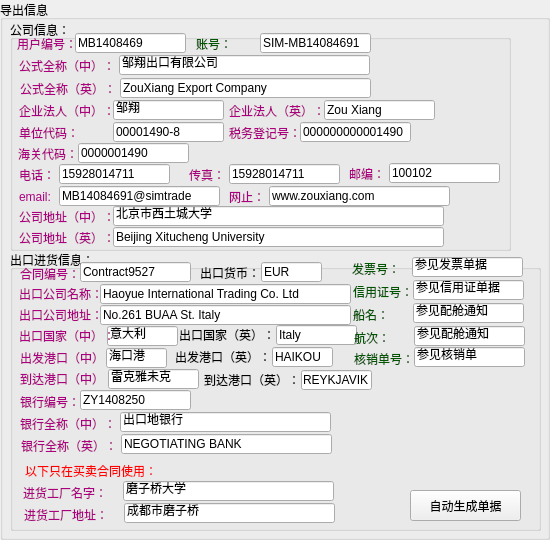
    <widget class="QGroupBox" name="groupBox_8">
     <property name="minimumSize">
      <size>
       <width>530</width>
       <height>0</height>
      </size>
     </property>
     <property name="title">
      <string>导出信息</string>
     </property>
     <widget class="QGroupBox" name="groupBox_6">
      <property name="geometry">
       <rect>
        <x>10</x>
        <y>20</y>
        <width>501</width>
        <height>231</height>
       </rect>
      </property>
      <property name="title">
       <string>公司信息：</string>
      </property>
      <widget class="QLineEdit" name="c14">
       <property name="geometry">
        <rect>
         <x>103</x>
         <y>186</y>
         <width>331</width>
         <height>20</height>
        </rect>
       </property>
       <property name="text">
        <string>北京市西土城大学</string>
       </property>
      </widget>
      <widget class="QLineEdit" name="c3">
       <property name="geometry">
        <rect>
         <x>110</x>
         <y>58</y>
         <width>251</width>
         <height>20</height>
        </rect>
       </property>
       <property name="text">
        <string>ZouXiang Export Company</string>
       </property>
      </widget>
      <widget class="QLabel" name="label_90">
       <property name="geometry">
        <rect>
         <x>219</x>
         <y>85</y>
         <width>96</width>
         <height>12</height>
        </rect>
       </property>
       <property name="styleSheet">
        <string notr="true">color: rgb(170, 0, 127);</string>
       </property>
       <property name="text">
        <string>企业法人（英）：</string>
       </property>
      </widget>
      <widget class="QLabel" name="label_93">
       <property name="geometry">
        <rect>
         <x>9</x>
         <y>107</y>
         <width>60</width>
         <height>12</height>
        </rect>
       </property>
       <property name="styleSheet">
        <string notr="true">color: rgb(170, 0, 127);</string>
       </property>
       <property name="text">
        <string>单位代码：</string>
       </property>
      </widget>
      <widget class="QLabel" name="label_99">
       <property name="geometry">
        <rect>
         <x>219</x>
         <y>171</y>
         <width>36</width>
         <height>12</height>
        </rect>
       </property>
       <property name="styleSheet">
        <string notr="true">color: rgb(170, 0, 127);</string>
       </property>
       <property name="text">
        <string>网止：</string>
       </property>
      </widget>
      <widget class="QLineEdit" name="c2">
       <property name="geometry">
        <rect>
         <x>109</x>
         <y>35</y>
         <width>251</width>
         <height>20</height>
        </rect>
       </property>
       <property name="text">
        <string>邹翔出口有限公司</string>
       </property>
      </widget>
      <widget class="QLabel" name="label_94">
       <property name="geometry">
        <rect>
         <x>8</x>
         <y>128</y>
         <width>60</width>
         <height>12</height>
        </rect>
       </property>
       <property name="styleSheet">
        <string notr="true">color: rgb(170, 0, 127);</string>
       </property>
       <property name="text">
        <string>海关代码：</string>
       </property>
      </widget>
      <widget class="QLineEdit" name="c12">
       <property name="geometry">
        <rect>
         <x>49</x>
         <y>166</y>
         <width>161</width>
         <height>20</height>
        </rect>
       </property>
       <property name="text">
        <string>MB14084691@simtrade</string>
       </property>
      </widget>
      <widget class="QLineEdit" name="c1">
       <property name="geometry">
        <rect>
         <x>250</x>
         <y>13</y>
         <width>111</width>
         <height>20</height>
        </rect>
       </property>
       <property name="text">
        <string>SIM-MB14084691</string>
       </property>
      </widget>
      <widget class="QLabel" name="label_86">
       <property name="geometry">
        <rect>
         <x>7</x>
         <y>18</y>
         <width>60</width>
         <height>12</height>
        </rect>
       </property>
       <property name="styleSheet">
        <string notr="true">color: rgb(170, 0, 127);</string>
       </property>
       <property name="text">
        <string>用户编号：</string>
       </property>
      </widget>
      <widget class="QLineEdit" name="c7">
       <property name="geometry">
        <rect>
         <x>290</x>
         <y>102</y>
         <width>111</width>
         <height>20</height>
        </rect>
       </property>
       <property name="text">
        <string>000000000001490</string>
       </property>
      </widget>
      <widget class="QLabel" name="label_95">
       <property name="geometry">
        <rect>
         <x>179</x>
         <y>149</y>
         <width>36</width>
         <height>12</height>
        </rect>
       </property>
       <property name="styleSheet">
        <string notr="true">color: rgb(170, 0, 127);</string>
       </property>
       <property name="text">
        <string>传真：</string>
       </property>
      </widget>
      <widget class="QLabel" name="label_97">
       <property name="geometry">
        <rect>
         <x>339</x>
         <y>148</y>
         <width>36</width>
         <height>12</height>
        </rect>
       </property>
       <property name="styleSheet">
        <string notr="true">color: rgb(170, 0, 127);</string>
       </property>
       <property name="text">
        <string>邮编：</string>
       </property>
      </widget>
      <widget class="QLineEdit" name="c10">
       <property name="geometry">
        <rect>
         <x>219</x>
         <y>144</y>
         <width>111</width>
         <height>20</height>
        </rect>
       </property>
       <property name="text">
        <string>15928014711</string>
       </property>
      </widget>
      <widget class="QLabel" name="label_98">
       <property name="geometry">
        <rect>
         <x>9</x>
         <y>171</y>
         <width>36</width>
         <height>12</height>
        </rect>
       </property>
       <property name="styleSheet">
        <string notr="true">color: rgb(170, 0, 127);</string>
       </property>
       <property name="text">
        <string>email:</string>
       </property>
      </widget>
      <widget class="QLineEdit" name="c15">
       <property name="geometry">
        <rect>
         <x>103</x>
         <y>207</y>
         <width>331</width>
         <height>20</height>
        </rect>
       </property>
       <property name="text">
        <string>Beijing Xitucheng University</string>
       </property>
      </widget>
      <widget class="QLineEdit" name="c6">
       <property name="geometry">
        <rect>
         <x>103</x>
         <y>102</y>
         <width>111</width>
         <height>20</height>
        </rect>
       </property>
       <property name="text">
        <string>00001490-8</string>
       </property>
      </widget>
      <widget class="QLineEdit" name="c9">
       <property name="geometry">
        <rect>
         <x>49</x>
         <y>144</y>
         <width>111</width>
         <height>20</height>
        </rect>
       </property>
       <property name="text">
        <string>15928014711</string>
       </property>
      </widget>
      <widget class="QLabel" name="label_101">
       <property name="geometry">
        <rect>
         <x>9</x>
         <y>212</y>
         <width>96</width>
         <height>12</height>
        </rect>
       </property>
       <property name="styleSheet">
        <string notr="true">color: rgb(170, 0, 127);</string>
       </property>
       <property name="text">
        <string>公司地址（英）：</string>
       </property>
      </widget>
      <widget class="QLabel" name="label_89">
       <property name="geometry">
        <rect>
         <x>10</x>
         <y>63</y>
         <width>96</width>
         <height>12</height>
        </rect>
       </property>
       <property name="styleSheet">
        <string notr="true">color: rgb(170, 0, 127);</string>
       </property>
       <property name="text">
        <string>公式全称（英）：</string>
       </property>
      </widget>
      <widget class="QLineEdit" name="c4">
       <property name="geometry">
        <rect>
         <x>103</x>
         <y>80</y>
         <width>111</width>
         <height>20</height>
        </rect>
       </property>
       <property name="text">
        <string>邹翔</string>
       </property>
      </widget>
      <widget class="QLabel" name="label_100">
       <property name="geometry">
        <rect>
         <x>9</x>
         <y>191</y>
         <width>96</width>
         <height>12</height>
        </rect>
       </property>
       <property name="styleSheet">
        <string notr="true">color: rgb(170, 0, 127);</string>
       </property>
       <property name="text">
        <string>公司地址（中）：</string>
       </property>
      </widget>
      <widget class="QLineEdit" name="c13">
       <property name="geometry">
        <rect>
         <x>259</x>
         <y>166</y>
         <width>181</width>
         <height>20</height>
        </rect>
       </property>
       <property name="text">
        <string>www.zouxiang.com</string>
       </property>
      </widget>
      <widget class="QLineEdit" name="c0">
       <property name="geometry">
        <rect>
         <x>65</x>
         <y>13</y>
         <width>111</width>
         <height>20</height>
        </rect>
       </property>
       <property name="text">
        <string>MB1408469</string>
       </property>
      </widget>
      <widget class="QLineEdit" name="c8">
       <property name="geometry">
        <rect>
         <x>68</x>
         <y>123</y>
         <width>111</width>
         <height>20</height>
        </rect>
       </property>
       <property name="text">
        <string>0000001490</string>
       </property>
      </widget>
      <widget class="QLabel" name="label_91">
       <property name="geometry">
        <rect>
         <x>9</x>
         <y>85</y>
         <width>96</width>
         <height>12</height>
        </rect>
       </property>
       <property name="styleSheet">
        <string notr="true">color: rgb(170, 0, 127);</string>
       </property>
       <property name="text">
        <string>企业法人（中）：</string>
       </property>
      </widget>
      <widget class="QLabel" name="label_96">
       <property name="geometry">
        <rect>
         <x>9</x>
         <y>149</y>
         <width>36</width>
         <height>12</height>
        </rect>
       </property>
       <property name="styleSheet">
        <string notr="true">color: rgb(170, 0, 127);</string>
       </property>
       <property name="text">
        <string>电话：</string>
       </property>
      </widget>
      <widget class="QLineEdit" name="c5">
       <property name="geometry">
        <rect>
         <x>314</x>
         <y>80</y>
         <width>111</width>
         <height>20</height>
        </rect>
       </property>
       <property name="text">
        <string>Zou Xiang</string>
       </property>
      </widget>
      <widget class="QLineEdit" name="c11">
       <property name="geometry">
        <rect>
         <x>379</x>
         <y>143</y>
         <width>111</width>
         <height>20</height>
        </rect>
       </property>
       <property name="text">
        <string>100102</string>
       </property>
      </widget>
      <widget class="QLabel" name="label_87">
       <property name="geometry">
        <rect>
         <x>186</x>
         <y>18</y>
         <width>36</width>
         <height>12</height>
        </rect>
       </property>
       <property name="styleSheet">
        <string notr="true">color: rgb(0, 85, 0)</string>
       </property>
       <property name="text">
        <string>账号：</string>
       </property>
      </widget>
      <widget class="QLabel" name="label_88">
       <property name="geometry">
        <rect>
         <x>9</x>
         <y>40</y>
         <width>96</width>
         <height>12</height>
        </rect>
       </property>
       <property name="styleSheet">
        <string notr="true">color: rgb(170, 0, 127);</string>
       </property>
       <property name="text">
        <string>公式全称（中）：</string>
       </property>
      </widget>
      <widget class="QLabel" name="label_92">
       <property name="geometry">
        <rect>
         <x>219</x>
         <y>107</y>
         <width>72</width>
         <height>12</height>
        </rect>
       </property>
       <property name="styleSheet">
        <string notr="true">color: rgb(170, 0, 127);</string>
       </property>
       <property name="text">
        <string>税务登记号：</string>
       </property>
      </widget>
     </widget>
     <widget class="QGroupBox" name="groupBox_7">
      <property name="geometry">
       <rect>
        <x>10</x>
        <y>250</y>
        <width>531</width>
        <height>281</height>
       </rect>
      </property>
      <property name="title">
       <string>出口进货信息：</string>
      </property>
      <widget class="QLabel" name="label_102">
       <property name="geometry">
        <rect>
         <x>9</x>
         <y>38</y>
         <width>84</width>
         <height>12</height>
        </rect>
       </property>
       <property name="styleSheet">
        <string notr="true">color: rgb(170, 0, 127);</string>
       </property>
       <property name="text">
        <string>出口公司名称：</string>
       </property>
      </widget>
      <widget class="QLineEdit" name="e2">
       <property name="geometry">
        <rect>
         <x>90</x>
         <y>34</y>
         <width>251</width>
         <height>20</height>
        </rect>
       </property>
       <property name="text">
        <string>Haoyue International Trading Co. Ltd</string>
       </property>
      </widget>
      <widget class="QLineEdit" name="e0">
       <property name="geometry">
        <rect>
         <x>70</x>
         <y>12</y>
         <width>111</width>
         <height>20</height>
        </rect>
       </property>
       <property name="text">
        <string>Contract9527</string>
       </property>
      </widget>
      <widget class="QLabel" name="label_103">
       <property name="geometry">
        <rect>
         <x>10</x>
         <y>18</y>
         <width>60</width>
         <height>12</height>
        </rect>
       </property>
       <property name="styleSheet">
        <string notr="true">color: rgb(170, 0, 127);</string>
       </property>
       <property name="text">
        <string>合同编号：</string>
       </property>
      </widget>
      <widget class="QLineEdit" name="e4">
       <property name="geometry">
        <rect>
         <x>97</x>
         <y>76</y>
         <width>71</width>
         <height>20</height>
        </rect>
       </property>
       <property name="text">
        <string>意大利</string>
       </property>
      </widget>
      <widget class="QLabel" name="label_104">
       <property name="geometry">
        <rect>
         <x>9</x>
         <y>80</y>
         <width>96</width>
         <height>12</height>
        </rect>
       </property>
       <property name="styleSheet">
        <string notr="true">color: rgb(170, 0, 127);</string>
       </property>
       <property name="text">
        <string>出口国家（中）：</string>
       </property>
      </widget>
      <widget class="QLabel" name="label_105">
       <property name="geometry">
        <rect>
         <x>169</x>
         <y>79</y>
         <width>96</width>
         <height>12</height>
        </rect>
       </property>
       <property name="text">
        <string>出口国家（英）：</string>
       </property>
      </widget>
      <widget class="QLineEdit" name="e5">
       <property name="geometry">
        <rect>
         <x>266</x>
         <y>75</y>
         <width>81</width>
         <height>20</height>
        </rect>
       </property>
       <property name="text">
        <string>Italy</string>
       </property>
      </widget>
      <widget class="QLabel" name="label_106">
       <property name="geometry">
        <rect>
         <x>9</x>
         <y>59</y>
         <width>84</width>
         <height>12</height>
        </rect>
       </property>
       <property name="styleSheet">
        <string notr="true">color: rgb(170, 0, 127);</string>
       </property>
       <property name="text">
        <string>出口公司地址：</string>
       </property>
      </widget>
      <widget class="QLineEdit" name="e3">
       <property name="geometry">
        <rect>
         <x>90</x>
         <y>55</y>
         <width>251</width>
         <height>20</height>
        </rect>
       </property>
       <property name="text">
        <string>No.261 BUAA St. Italy</string>
       </property>
      </widget>
      <widget class="QLabel" name="label_107">
       <property name="geometry">
        <rect>
         <x>10</x>
         <y>102</y>
         <width>96</width>
         <height>12</height>
        </rect>
       </property>
       <property name="styleSheet">
        <string notr="true">color: rgb(170, 0, 127);</string>
       </property>
       <property name="text">
        <string>出发港口（中）：</string>
       </property>
      </widget>
      <widget class="QLineEdit" name="e7">
       <property name="geometry">
        <rect>
         <x>262</x>
         <y>97</y>
         <width>61</width>
         <height>20</height>
        </rect>
       </property>
       <property name="text">
        <string>HAIKOU</string>
       </property>
      </widget>
      <widget class="QLabel" name="label_108">
       <property name="geometry">
        <rect>
         <x>165</x>
         <y>101</y>
         <width>96</width>
         <height>12</height>
        </rect>
       </property>
       <property name="text">
        <string>出发港口（英）：</string>
       </property>
      </widget>
      <widget class="QLineEdit" name="e6">
       <property name="geometry">
        <rect>
         <x>96</x>
         <y>98</y>
         <width>61</width>
         <height>20</height>
        </rect>
       </property>
       <property name="text">
        <string>海口港</string>
       </property>
      </widget>
      <widget class="QLabel" name="label_109">
       <property name="geometry">
        <rect>
         <x>10</x>
         <y>123</y>
         <width>96</width>
         <height>12</height>
        </rect>
       </property>
       <property name="styleSheet">
        <string notr="true">color: rgb(170, 0, 127);</string>
       </property>
       <property name="text">
        <string>到达港口（中）：</string>
       </property>
      </widget>
      <widget class="QLineEdit" name="e9">
       <property name="geometry">
        <rect>
         <x>291</x>
         <y>120</y>
         <width>71</width>
         <height>20</height>
        </rect>
       </property>
       <property name="text">
        <string>REYKJAVIK</string>
       </property>
      </widget>
      <widget class="QLabel" name="label_110">
       <property name="geometry">
        <rect>
         <x>194</x>
         <y>124</y>
         <width>96</width>
         <height>12</height>
        </rect>
       </property>
       <property name="text">
        <string>到达港口（英）：</string>
       </property>
      </widget>
      <widget class="QLineEdit" name="e8">
       <property name="geometry">
        <rect>
         <x>98</x>
         <y>119</y>
         <width>91</width>
         <height>20</height>
        </rect>
       </property>
       <property name="text">
        <string>雷克雅未克</string>
       </property>
      </widget>
      <widget class="QLineEdit" name="e1">
       <property name="geometry">
        <rect>
         <x>251</x>
         <y>12</y>
         <width>61</width>
         <height>20</height>
        </rect>
       </property>
       <property name="text">
        <string>EUR</string>
       </property>
      </widget>
      <widget class="QLabel" name="label_111">
       <property name="geometry">
        <rect>
         <x>190</x>
         <y>17</y>
         <width>60</width>
         <height>12</height>
        </rect>
       </property>
       <property name="text">
        <string>出口货币：</string>
       </property>
      </widget>
      <widget class="QLineEdit" name="e10">
       <property name="geometry">
        <rect>
         <x>70</x>
         <y>140</y>
         <width>111</width>
         <height>20</height>
        </rect>
       </property>
       <property name="text">
        <string>ZY1408250</string>
       </property>
      </widget>
      <widget class="QLabel" name="label_112">
       <property name="geometry">
        <rect>
         <x>10</x>
         <y>146</y>
         <width>60</width>
         <height>12</height>
        </rect>
       </property>
       <property name="styleSheet">
        <string notr="true">color: rgb(170, 0, 127);</string>
       </property>
       <property name="text">
        <string>银行编号：</string>
       </property>
      </widget>
      <widget class="QLineEdit" name="e11">
       <property name="geometry">
        <rect>
         <x>110</x>
         <y>162</y>
         <width>211</width>
         <height>20</height>
        </rect>
       </property>
       <property name="text">
        <string>出口地银行</string>
       </property>
      </widget>
      <widget class="QLabel" name="label_113">
       <property name="geometry">
        <rect>
         <x>10</x>
         <y>168</y>
         <width>96</width>
         <height>12</height>
        </rect>
       </property>
       <property name="styleSheet">
        <string notr="true">color: rgb(170, 0, 127);</string>
       </property>
       <property name="text">
        <string>银行全称（中）：</string>
       </property>
      </widget>
      <widget class="QLineEdit" name="e12">
       <property name="geometry">
        <rect>
         <x>111</x>
         <y>184</y>
         <width>211</width>
         <height>20</height>
        </rect>
       </property>
       <property name="text">
        <string>NEGOTIATING BANK</string>
       </property>
      </widget>
      <widget class="QLabel" name="label_114">
       <property name="geometry">
        <rect>
         <x>11</x>
         <y>190</y>
         <width>96</width>
         <height>12</height>
        </rect>
       </property>
       <property name="styleSheet">
        <string notr="true">color: rgb(170, 0, 127);</string>
       </property>
       <property name="text">
        <string>银行全称（英）：</string>
       </property>
      </widget>
      <widget class="QLabel" name="label_115">
       <property name="geometry">
        <rect>
         <x>342</x>
         <y>13</y>
         <width>60</width>
         <height>12</height>
        </rect>
       </property>
       <property name="styleSheet">
        <string notr="true">color: rgb(0, 85, 0);</string>
       </property>
       <property name="text">
        <string>发票号：</string>
       </property>
      </widget>
      <widget class="QLineEdit" name="e20">
       <property name="geometry">
        <rect>
         <x>402</x>
         <y>7</y>
         <width>111</width>
         <height>20</height>
        </rect>
       </property>
       <property name="text">
        <string>参见发票单据</string>
       </property>
      </widget>
      <widget class="QLabel" name="label_116">
       <property name="geometry">
        <rect>
         <x>343</x>
         <y>36</y>
         <width>60</width>
         <height>12</height>
        </rect>
       </property>
       <property name="styleSheet">
        <string notr="true">color: rgb(0, 85, 0);</string>
       </property>
       <property name="text">
        <string>信用证号：</string>
       </property>
      </widget>
      <widget class="QLineEdit" name="e21">
       <property name="geometry">
        <rect>
         <x>403</x>
         <y>30</y>
         <width>111</width>
         <height>20</height>
        </rect>
       </property>
       <property name="text">
        <string>参见信用证单据</string>
       </property>
      </widget>
      <widget class="QLineEdit" name="e23">
       <property name="geometry">
        <rect>
         <x>404</x>
         <y>76</y>
         <width>111</width>
         <height>20</height>
        </rect>
       </property>
       <property name="text">
        <string>参见配舱通知</string>
       </property>
      </widget>
      <widget class="QLabel" name="label_117">
       <property name="geometry">
        <rect>
         <x>343</x>
         <y>59</y>
         <width>60</width>
         <height>12</height>
        </rect>
       </property>
       <property name="styleSheet">
        <string notr="true">color: rgb(0, 85, 0);</string>
       </property>
       <property name="text">
        <string>船名：</string>
       </property>
      </widget>
      <widget class="QLineEdit" name="e22">
       <property name="geometry">
        <rect>
         <x>403</x>
         <y>53</y>
         <width>111</width>
         <height>20</height>
        </rect>
       </property>
       <property name="text">
        <string>参见配舱通知</string>
       </property>
      </widget>
      <widget class="QLabel" name="label_118">
       <property name="geometry">
        <rect>
         <x>344</x>
         <y>82</y>
         <width>60</width>
         <height>12</height>
        </rect>
       </property>
       <property name="styleSheet">
        <string notr="true">color: rgb(0, 85, 0);</string>
       </property>
       <property name="text">
        <string>航次：</string>
       </property>
      </widget>
      <widget class="QPushButton" name="exportList">
       <property name="geometry">
        <rect>
         <x>400</x>
         <y>240</y>
         <width>111</width>
         <height>31</height>
        </rect>
       </property>
       <property name="text">
        <string>自动生成单据</string>
       </property>
      </widget>
      <widget class="QLineEdit" name="e24">
       <property name="geometry">
        <rect>
         <x>404</x>
         <y>97</y>
         <width>111</width>
         <height>20</height>
        </rect>
       </property>
       <property name="text">
        <string>参见核销单</string>
       </property>
      </widget>
      <widget class="QLabel" name="label_119">
       <property name="geometry">
        <rect>
         <x>344</x>
         <y>103</y>
         <width>60</width>
         <height>12</height>
        </rect>
       </property>
       <property name="styleSheet">
        <string notr="true">color: rgb(0, 85, 0);</string>
       </property>
       <property name="text">
        <string>核销单号：</string>
       </property>
      </widget>
      <widget class="QLineEdit" name="e31">
       <property name="geometry">
        <rect>
         <x>114</x>
         <y>253</y>
         <width>211</width>
         <height>20</height>
        </rect>
       </property>
       <property name="text">
        <string>成都市磨子桥</string>
       </property>
      </widget>
      <widget class="QLabel" name="label_120">
       <property name="geometry">
        <rect>
         <x>14</x>
         <y>259</y>
         <width>84</width>
         <height>12</height>
        </rect>
       </property>
       <property name="styleSheet">
        <string notr="true">color: rgb(170, 0, 127);</string>
       </property>
       <property name="text">
        <string>进货工厂地址：</string>
       </property>
      </widget>
      <widget class="QLabel" name="label_121">
       <property name="geometry">
        <rect>
         <x>13</x>
         <y>237</y>
         <width>96</width>
         <height>12</height>
        </rect>
       </property>
       <property name="styleSheet">
        <string notr="true">color: rgb(170, 0, 127);</string>
       </property>
       <property name="text">
        <string>进货工厂名字：</string>
       </property>
      </widget>
      <widget class="QLineEdit" name="e30">
       <property name="geometry">
        <rect>
         <x>113</x>
         <y>231</y>
         <width>211</width>
         <height>20</height>
        </rect>
       </property>
       <property name="text">
        <string>磨子桥大学</string>
       </property>
      </widget>
      <widget class="QLabel" name="label_122">
       <property name="geometry">
        <rect>
         <x>15</x>
         <y>215</y>
         <width>132</width>
         <height>12</height>
        </rect>
       </property>
       <property name="styleSheet">
        <string notr="true">color: rgb(255, 0, 0)</string>
       </property>
       <property name="text">
        <string>以下只在买卖合同使用：</string>
       </property>
      </widget>
     </widget>
    </widget>
